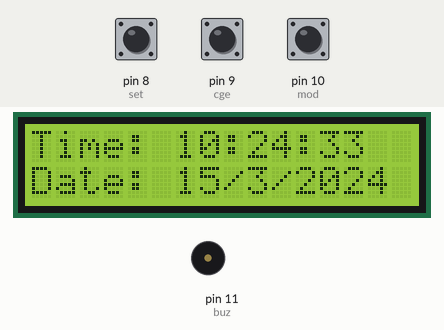
Recording of a sketch running on a simulated Arduino Uno, built with avr-gcc and run on an emulated ATmega328P. Shown: 16×2 character LCD, buzzer (waves = sounding, pin HIGH). The test bench sets the inputs (shaded band); at power-on: pin 10 (mod) HIGH, pin 8 (set) HIGH, pin 9 (cge) HIGH. The local clock reads 2024-03-15 10:24:30 at power-on unless the sketch sets it; EEPROM starts erased.

Above: at 3.2 s.
3.3 s: pin 10 (mod) pulled LOW for 0.25 s
At 3.42 s:
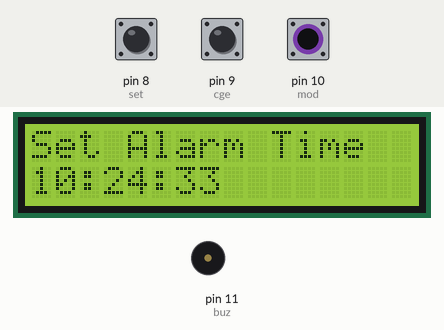
5.4 s: pin 8 (set) pulled LOW for 3.2 s
At 8.9 s:
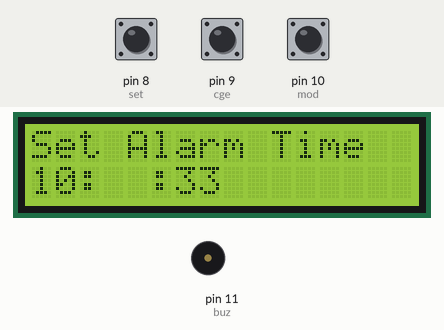
10.3 s: pin 8 (set) pulled LOW for 1 s
At 13.1 s:
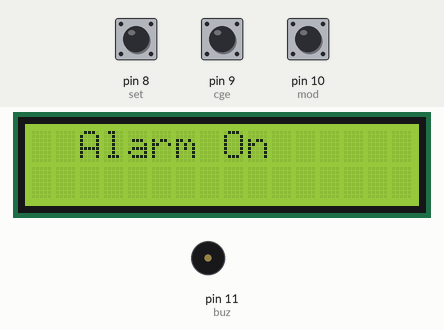
Timing chart, 0 to 23.3 s (numbered marks = the images above; inputs shaded):
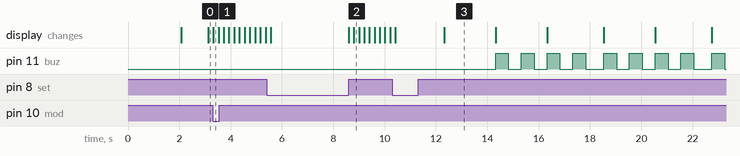

Measured:
- after the input at 3.3 s, the display: changes at once (image 1)
- after the input at 10.3 s, pin 11 (buz): LOW → HIGH after 4.0 s, then repeats every 4.2 s: LOW 0.50 s, HIGH 0.50 s, LOW 0.51 s, HIGH 0.50 s, LOW 0.50 s, HIGH 0.50 s, LOW 0.71 s, HIGH 0.50 s

The sketch:

sketch_mar02a.ino
```cpp
#include <Wire.h>
#include<EEPROM.h>
#include <RTClib.h>
#include <LiquidCrystal.h>
LiquidCrystal lcd(2, 3, 4, 5, 6, 7);
RTC_DS1307 RTC;
int tmp, Inc, hor, mIn, add = 11;
int set = 8;
int cge = 9;
int mod = 10;
int off = 0;
#define buz 11
int Hor, Min, Sec;
///////////////////////////////////////Function to adjust the time//////////////////////////////////
void time()
{
  int tmp = 1, mins = 0, hors = 0, secs = 0;
  while (tmp == 1)
  {
    off = 0;
    if (digitalRead(cge) == 0)
    {
      Hor++;
      if (Hor == 24)
      {
        Hor = 0;
      }
    }
    lcd.clear();
    lcd.setCursor(0, 0);
    lcd.print("Set Alarm Time ");

    lcd.setCursor(0, 1);
    if (Hor <= 9)
      lcd.print("0");
    lcd.print(Hor);
    lcd.print(":");
    lcd.print(Min);
    lcd.print(":");
    lcd.print(Sec);
    delay(200);
    lcd.setCursor(0, 1);
    lcd.print("  ");
    lcd.print(":");
    lcd.print(Min);
    lcd.print(":");
    lcd.print(Sec);
    delay(200);
    if (digitalRead(set) == 0)
    {
      hor = Hor;
      EEPROM.write(add++, hor);
      tmp = 2;
      while (digitalRead(set) == 0);
    }
  }

  while (tmp == 2)
  {
    if (digitalRead(cge) == 0)
    {
      Min++;
      if (Min == 60)
      {
        Min = 0;
      }
    }
    lcd.setCursor(0, 1);
    lcd.print(Hor);
    lcd.print(":");
    if (Min <= 9)
      lcd.print("0");
    lcd.print(Min);
    lcd.print(":");
    lcd.print(Sec);
    lcd.print("  ");
    delay(200);
    lcd.setCursor(0, 1);
    lcd.print(Hor);
    lcd.print(":");
    lcd.print("  ");
    lcd.print(":");
    lcd.print(Sec);
    lcd.print("  ");
    delay(200);
    if (digitalRead(set) == 0)
    {
      mIn = Min;
      EEPROM.write(add++, mIn);
      tmp = 0;
      while (digitalRead(set) == 0);
    }
  }
  off = 1;
  delay(10);
}
///////////////////////////////////////////function to sound the buzzer//////////////////////////////////
void Buz()
{
  if (digitalRead(set) == 0)
    off = 0;
  if (off == 1)
  {
    digitalWrite(buz, HIGH);
    delay(500);

    digitalWrite(buz, LOW);
    delay(500);
  }
}
//////////////////////////////////////////function to compare the alarm time with current RTC time//////////////////
void TimeCheck()
{
  int tem[17];
  for (int i = 11; i < 17; i++)
  {
    tem[i] = EEPROM.read(i);
  }
  if (Hor == tem[11] && Min == tem[12] && off == 1)
  {
    add = 11;
    Buz();
    Buz();
    lcd.clear();
    lcd.print("alarm...........");
    lcd.setCursor(0, 1);
    lcd.print("...........alarm");
    Buz();
    Buz();
  }
}
////////////////////////////////////////////////////////////setup///////////////////////////
void setup()
{
  Wire.begin();
  RTC.begin();
  lcd.begin(16, 2);
  pinMode(cge, INPUT);
  pinMode(set, INPUT);
  pinMode(mod, INPUT);
  pinMode(buz, OUTPUT);
  digitalWrite(set, HIGH);
  digitalWrite(mod, HIGH);
  digitalWrite(cge, HIGH);

  lcd.setCursor(0, 0);
  lcd.print("ELECTRONICS HUB");
  lcd.setCursor(0, 1);
  lcd.print("  Alarm Clock  ");
  delay(2000);

  if (!RTC.isrunning())
  {
    RTC.adjust(DateTime(__DATE__, __TIME__));
  }
}
////////////////////////////////////////////////////////////loop/////////////////////////////////////
void loop()
{
  DateTime now = RTC.now();
  if (digitalRead(mod) == 0)
  {
    current();
    time();
    delay(1000);
    lcd.clear();
    lcd.setCursor(0, 0);
    lcd.print("  Alarm On");
    delay(2000);
  }
  lcd.clear();
  lcd.setCursor(0, 0);
  lcd.print("Time:");
  lcd.setCursor(6, 0);
  Hor = now.hour(), DEC;
  if (Hor <= 9)
  {
    lcd.print("0");
    lcd.print(Hor = now.hour(), DEC);
  }
  else
    lcd.print(Hor = now.hour(), DEC);
  lcd.print(":");
  Min = now.minute(), DEC;
  if (Min <= 9)
  {
    lcd.print("0");
    lcd.print(Min = now.minute(), DEC);
  }
  else
    lcd.print(Min = now.minute(), DEC);

  lcd.print(":");
  Sec = now.second(), DEC;
  if (Sec <= 9)
  {
    lcd.print("0");
    lcd.print(Sec = now.second(), DEC);
  }
  else
    lcd.print(Sec = now.second(), DEC);
  lcd.setCursor(0, 1);
  lcd.print("Date: ");
  lcd.print(now.day(), DEC);
  lcd.print("/");
  lcd.print(now.month(), DEC);
  lcd.print("/");
  lcd.print(now.year(), DEC);
  TimeCheck();
  delay(200);
}
///////////////////////////////////////////////////////function to get current RTC time//////////////////////////////
void current()
{
  lcd.setCursor(0, 1);
  lcd.print(Hor);
  lcd.print(":");
  lcd.print(Min);
  lcd.print(":");
  lcd.print(Sec);
}
```
